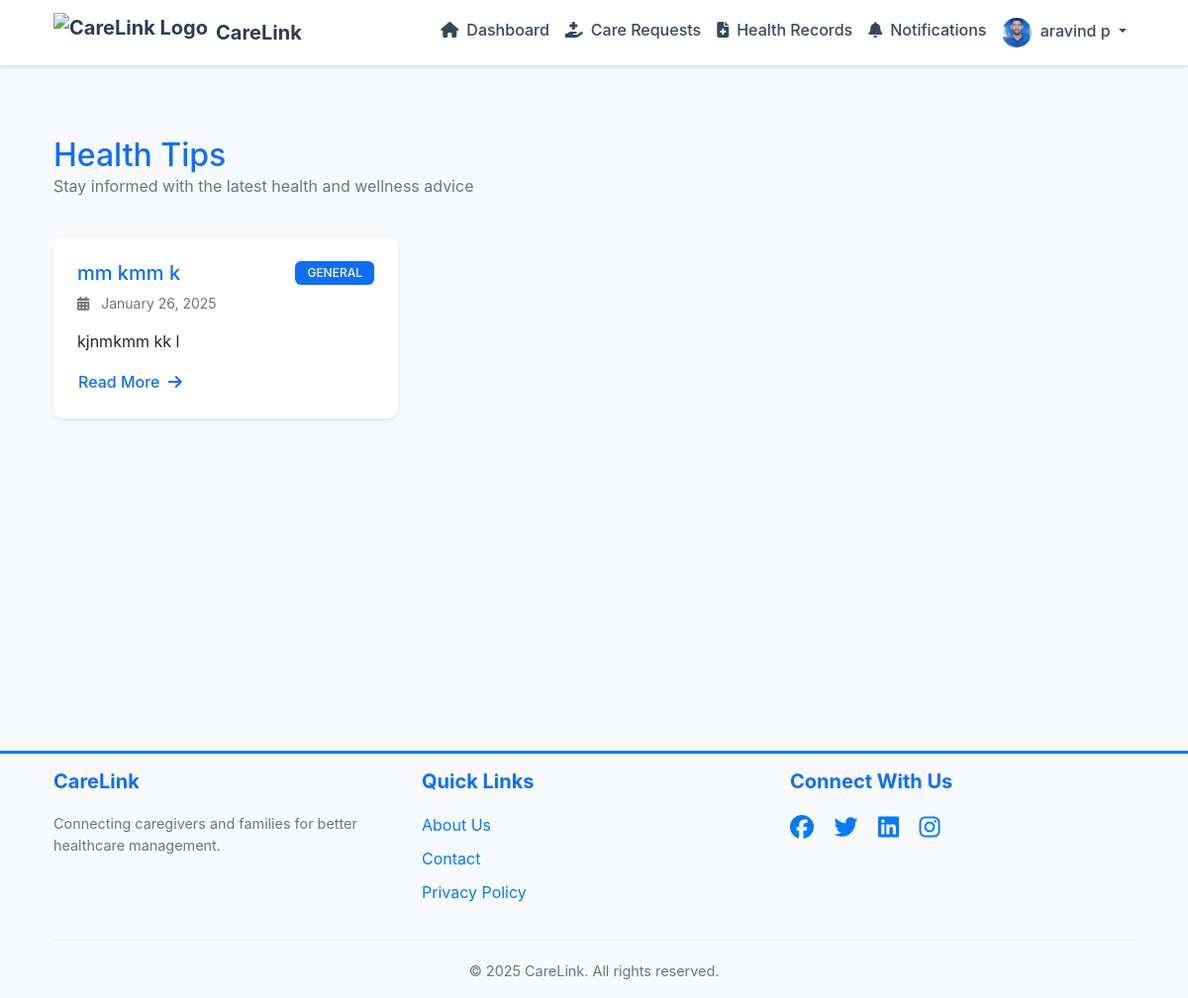
The page /carelink/health-tips/ (signed in) on the database its author committed.
### carelink/models.py (models this page shows, shortened)
class User(AbstractUser):
    USER_TYPE_CHOICES = (
        ('ADMIN', 'Admin'),
        ('CAREGIVER', 'Caregiver'),
        ('FAMILY', 'Family Member')
    )
    user_type = models.CharField(max_length=10, choices=USER_TYPE_CHOICES)
    phone_number = models.CharField(max_length=15, blank=True)
    address = models.TextField(blank=True)
    profile_picture = models.ImageField(upload_to='profile_pics/', null=True, blank=True)
    family_members = models.ManyToManyField('self', blank=True, symmetrical=False, related_name='related_family_members')
    email_verified = models.BooleanField(default=True)  # Default to True for backward compatibility
    is_active = models.BooleanField(default=True)

class HealthTip(models.Model):
    CATEGORY_CHOICES = [
        ('GENERAL', 'General Health'),
        ('NUTRITION', 'Nutrition'),
        ('FITNESS', 'Fitness'),
        ('MENTAL', 'Mental Health'),
        ('ELDERLY', 'Elderly Care'),
        ('PEDIATRIC', 'Pediatric Care'),
        ('CHRONIC', 'Chronic Disease Management'),
        ('PREVENTIVE', 'Preventive Care'),
    ]
    title = models.CharField(max_length=200)
    content = models.TextField()
    category = models.CharField(max_length=20, choices=CATEGORY_CHOICES, default='GENERAL')
    image = models.ImageField(upload_to='health_tips/', null=True, blank=True)
    source = models.URLField(max_length=500, null=True, blank=True)
    created_at = models.DateTimeField(auto_now_add=True)
    updated_at = models.DateTimeField(auto_now=True)
    author = models.ForeignKey(User, on_delete=models.CASCADE)
    class Meta:
        ordering = ['-created_at']

### carelink/views.py (the view, shortened to what this page needs)
# urls.py: path('health-tips/', views.HealthTipListView.as_view(), name='health_tips_list'),
class HealthTipListView(ListView):
    model = HealthTip
    template_name = 'carelink/health_tips_list.html'
    context_object_name = 'health_tips'

### carelink/auth.py (called while the page is built)
    def get_user(self, user_id):
        UserModel = get_user_model()
        try:
            return UserModel.objects.get(pk=user_id)
        except UserModel.DoesNotExist:
            return None

### carelink/templates/carelink/health_tips_list.html (shortened to what this page needs)
{% extends 'carelink/base.html' %}
{% load static %}
{% block content %}
<div class="container py-5">
    <div class="row mb-4">
        <div class="col-md-8">
            <h1 class="h2 text-primary mb-0">Health Tips</h1>
            <p class="text-muted">Stay informed with the latest health and wellness advice</p>
        </div>
    </div>
    <div class="row g-4">
        {% if health_tips %}
            {% for tip in health_tips %}
                <div class="col-md-6 col-lg-4">
                    <div class="card h-100 border-0 shadow-sm">
                        <div class="card-body">
                            <div class="d-flex justify-content-between align-items-start mb-2">
                                <h5 class="card-title text-primary mb-0">{{ tip.title }}</h5>
                                <span class="badge bg-primary">
                                    {{ tip.category }}
                                </span>
                            </div>
                            <p class="card-text text-muted small mb-3">
                                <i class="fas fa-calendar-alt me-2"></i>
                                {{ tip.created_at|date:"F j, Y" }}
                            </p>
                            <p class="card-text mb-3">{{ tip.content|truncatewords:30 }}</p>
                            <div class="d-flex justify-content-between align-items-center">
                                <button class="btn btn-link text-decoration-none p-0"
                                        data-bs-toggle="modal"
                                        data-bs-target="#tipModal{{ tip.id }}">
                                    Read More
                                    <i class="fas fa-arrow-right ms-1"></i>
                                </button>
                            </div>
                        </div>
                    </div>
                </div>
            {% endfor %}
        {% endif %}
    </div>
</div>
{% endblock %}

### carelink/templates/carelink/base.html (shortened to what this page needs)
{% load static %}
<!DOCTYPE html>
<html lang="en">
<head>
    <link href="https://cdn.jsdelivr.net/npm/bootstrap@5.3.2/dist/css/bootstrap.min.css" rel="stylesheet">
    <link href="https://cdnjs.cloudflare.com/ajax/libs/font-awesome/6.5.1/css/all.min.css" rel="stylesheet">
    <link href="https://cdn.jsdelivr.net/npm/animate.css@4.1.1/animate.min.css" rel="stylesheet">
    <link href="https://cdn.jsdelivr.net/npm/flatpickr/dist/flatpickr.min.css" rel="stylesheet">
    <link href="https://cdn.jsdelivr.net/npm/bootstrap@5.1.3/dist/css/bootstrap.min.css" rel="stylesheet">
</head>
<body>
    <nav class="navbar navbar-expand-lg navbar-light sticky-top">
        <div class="container">
            <a class="navbar-brand d-flex align-items-center" href="{% url 'carelink:home' %}">
                <img src="https://img.freepik.com/free-vector/hospital-logo-design-vector-medical-cross_53876-136743.jpg?w=1380&t=st=1709827987~exp=1709828587~hmac=1a1a1a1a1a1a1a1a1a1a1a1a1a1a1a1a1a1a1a1a1a1a1a1a1a1a1a1a1a1a1a" alt="CareLink Logo" height="40" class="me-2">
                CareLink
            </a>
            <div class="collapse navbar-collapse" id="navbarNav">
                <ul class="navbar-nav ms-auto">
                    {% if user.is_authenticated %}
                        {% if user.is_staff %}
                            <li class="nav-item">
                                <a class="nav-link" href="{% url 'carelink:care_request_list' %}">
                                    <i class="fas fa-hand-holding-medical me-2"></i>Care Requests
                                </a>
                            </li>
                        {% elif user.user_type == 'FAMILY' %}
                            <li class="nav-item">
                                <a class="nav-link" href="{% url 'carelink:family_dashboard' %}">
                                    <i class="fas fa-home me-2"></i>Dashboard
                                </a>
                            </li>
                            <li class="nav-item">
                                <a class="nav-link" href="{% url 'carelink:care_request_list' %}">
                                    <i class="fas fa-hand-holding-medical me-2"></i>Care Requests
                                </a>
                            </li>
                            <li class="nav-item">
                                <a class="nav-link" href="{% url 'carelink:health_document_list' %}">
                                    <i class="fas fa-file-medical me-2"></i>Health Records
                                </a>
                            </li>
                        {% endif %}
                        <li class="nav-item">
                            <a class="nav-link" href="{% url 'carelink:notifications_list' %}">
                                <i class="fas fa-bell me-2"></i>Notifications
                            </a>
                        </li>
                        <li class="nav-item dropdown">
                            <a class="nav-link dropdown-toggle" href="#" id="userDropdown" role="button" data-bs-toggle="dropdown">
                                {% if user.profile_picture %}
                                    <img src="{{ user.profile_picture.url }}" alt="Profile" class="rounded-circle me-1" style="width: 30px; height: 30px; object-fit: cover;">
                                {% else %}
                                    <i class="fas fa-user-circle me-1"></i>
                                {% endif %}
                                {{ user.get_full_name|default:user.username }}
                            </a>
                        </li>
                    {% endif %}
                </ul>
            </div>
        </div>
    </nav>
    <main class="py-4">
        {% block content %}{% endblock %}
    </main>
<br>
<br>
<br>
<br>
<br>
<br>
<br>
<br>
<br>
<br>
<br>
    <footer class="footer mt-auto py-3 bg-light">
        <div class="container">
            <div class="row">
                <div class="col-md-4">
                    <h5 class="text-primary">CareLink</h5>
                    <p class="text-muted">
                        Connecting caregivers and families for better healthcare management.
                    </p>
                </div>
                <div class="col-md-4">
                    <h5 class="text-primary">Quick Links</h5>
                    <ul class="list-unstyled">
                        <li><a href="{% url 'carelink:about' %}" class="text-decoration-none">About Us</a></li>
                        <li><a href="{% url 'carelink:contact' %}" class="text-decoration-none">Contact</a></li>
                        <li><a href="{% url 'carelink:privacy' %}" class="text-decoration-none">Privacy Policy</a></li>
                    </ul>
                </div>
                <div class="col-md-4">
                    <h5 class="text-primary">Connect With Us</h5>
                    <div class="social-links">
                        <a href="#" class="text-decoration-none me-3"><i class="fab fa-facebook fa-lg"></i></a>
                        <a href="#" class="text-decoration-none me-3"><i class="fab fa-twitter fa-lg"></i></a>
                        <a href="#" class="text-decoration-none me-3"><i class="fab fa-linkedin fa-lg"></i></a>
                        <a href="#" class="text-decoration-none"><i class="fab fa-instagram fa-lg"></i></a>
                    </div>
                </div>
            </div>
            <hr>
            <div class="row">
                <div class="col-12 text-center">
                    <p class="text-muted mb-0">&copy; {% now "Y" %} CareLink. All rights reserved.</p>
                </div>
            </div>
        </div>
    </footer>
</body>
</html>

### carelink/templates/carelink/base.html (style rules this page uses)
:root { --primary-color: #2c3e50; --secondary-color: #34495e; --accent-color: #3498db; --success-color: #27ae60; --warning-color: #f1c40f; --danger-color: #e74c3c; --light-color: #ecf0f1; --dark-color: #2c3e50; }
body { font-family: 'Inter', sans-serif; background-color: #f8f9fa; color: var(--dark-color); }
.navbar { background-color: white; box-shadow: 0 2px 4px rgba(0,0,0,0.1); }
.navbar-brand { font-weight: 700; color: var(--primary-color) !important; }
.nav-link { color: var(--secondary-color) !important; font-weight: 500; transition: all 0.3s ease; }
.card { border: none; border-radius: 10px; box-shadow: 0 4px 6px rgba(0,0,0,0.1); transition: transform 0.3s ease; }
.card-body { padding: 1.5rem; }
.btn { border-radius: 8px; padding: 0.5rem 1.5rem; font-weight: 500; transition: all 0.3s ease; }
.badge { padding: 0.5em 1em; font-weight: 500; border-radius: 6px; }
.footer { background: #e9ecef; padding: 50px 0; font-size: 1rem; border-top: 3px solid #007bff; }
.footer h5 { font-weight: 700; margin-bottom: 20px; color: #343a40; }
.footer p { font-size: 0.95rem; color: #495057; }
.footer ul { padding: 0; list-style: none; }
.footer ul li { margin-bottom: 10px; }
.footer ul li a { color: #007bff; transition: color 0.3s ease-in-out; }
.footer .social-links a { color: #007bff; transition: transform 0.3s ease-in-out, color 0.3s ease-in-out; font-size: 1.2rem; }
.footer hr { border-top: 1px solid #ced4da; margin: 20px 0; }
.footer .text-muted { font-size: 0.9rem; color: #6c757d; }

### rows shown on the page
User: profile_picture (picture), get_full_name "aravind p"
HealthTip: title "mm kmm k", category "GENERAL", created_at "January 26, 2025", content "kjnmkmm kk l"
